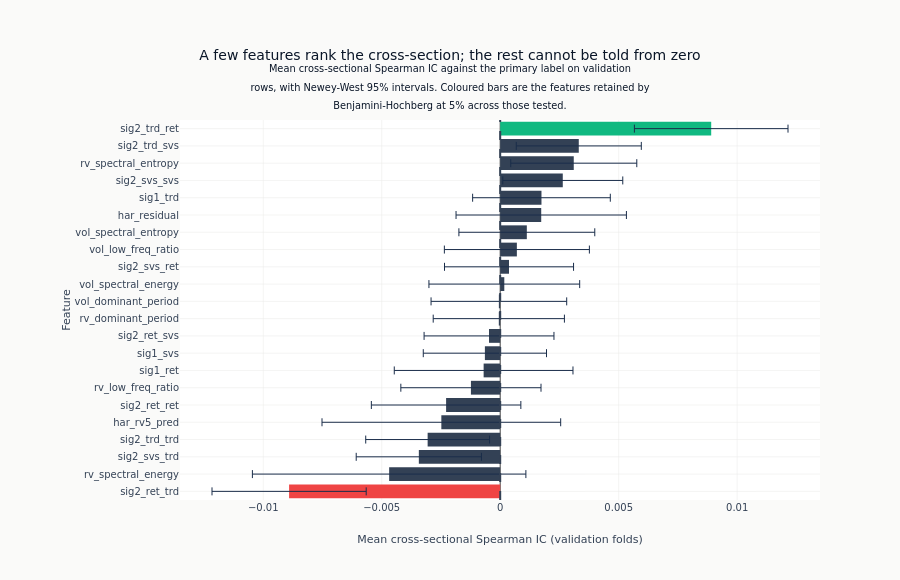

The cell this chart's notebook holds for it:
### Markdown cell above
**Figure F4** draws the screen. Each bar is a feature's mean validation IC with its
Newey-West interval; a bar is coloured when Benjamini-Hochberg retains the feature and left
neutral when it does not. The interval is what stops the ordering from being read as a
result: the features are sorted by point estimate, and most of those estimates cannot be told
apart from zero.

### Code cell
if n_tested > 0:
    plot_ic = hac_df.sort("mean_ic")
    bar_colors = [
        COLORS["positive"]
        if row["fdr_significant"] and row["mean_ic"] > 0
        else COLORS["negative"]
        if row["fdr_significant"]
        else COLORS["neutral"]
        for row in plot_ic.to_dicts()
    ]
    ic_title = (
        "A few features rank the cross-section; the rest cannot be told from zero"
        if n_fdr_sig
        else "No temporal feature ranks the cross-section on its own"
    ) + (
        "<br><sup>Mean cross-sectional Spearman IC against the primary label on validation"
        "<br>rows, with Newey-West 95% intervals. Coloured bars are the features retained by"
        "<br>Benjamini-Hochberg at 5% across those tested.</sup>"
    )
    fig = go.Figure(
        go.Bar(
            x=plot_ic["mean_ic"],
            y=plot_ic["feature"],
            orientation="h",
            marker_color=bar_colors,
            error_x={
                "type": "data",
                "array": (1.96 * plot_ic["hac_se"]).to_list(),
                "color": COLORS["slate"],
                "thickness": 1,
            },
            showlegend=False,
        )
    )
    fig.add_vline(x=0, line_dash="dash", line_color=COLORS["neutral"])
    fig.update_layout(
        title=ic_title,
        xaxis_title="Mean cross-sectional Spearman IC (validation folds)",
        yaxis_title="Feature",
        margin={"l": 180, "t": 120},
        height=580,
    )
    show_plotly_with_alt(
        fig,
        "Horizontal bar chart with one bar per temporal feature, feature names down the left and "
        "mean cross-sectional Spearman IC across the bottom, sorted from the most positive at "
        "the top to the most negative at the bottom. Every bar is short, within one hundredth of "
        "zero, and each carries a Newey-West 95% interval whisker. A dashed rule marks zero; most "
        "whiskers cross it and those bars are left dark slate, while the two features "
        "Benjamini-Hochberg retains are coloured, green for the positive IC at the top and red "
        "for the negative one at the bottom.",
    )
else:
    print("Validation IC chart omitted: too few symbols per timestamp to rank a cross-section.")

### Figure 1 — Plotly figure (JSON) as saved in the notebook; plotly's stock layout.template omitted (floating-point values rounded to 4 significant figures)
{"data": [{"error_x": {"array": [0.003254, 0.005771, 0.002643, 0.002613, 0.005036, 0.003155, 0.002958, 0.003771, 0.0026, 0.002741, 0.002768, 0.002862, 0.003181, 0.002723, 0.00306, 0.002867, 0.003595, 0.002905, 0.002532, 0.00266, 0.002639, 0.003241], "color": "#1a2d4a", "thickness": 1, "type": "data"}, "marker": {"color": ["#ef4444", "#334155", "#334155", "#334155", "#334155", "#334155", "#334155", "#334155", "#334155", "#334155", "#334155", "#334155", "#334155", "#334155", "#334155", "#334155", "#334155", "#334155", "#334155", "#334155", "#334155", "#10b981"]}, "orientation": "h", "showlegend": false, "type": "bar", "x": [-0.008909, -0.004687, -0.003434, -0.003062, -0.002484, -0.002283, -0.001236, -0.0006994, -0.0006462, -0.0004717, -5.872e-05, -5.606e-05, 0.0001732, 0.0003723, 0.0007036, 0.001124, 0.001731, 0.001742, 0.002641, 0.003104, 0.003316, 0.008905], "y": ["sig2_ret_trd", "rv_spectral_energy", "sig2_svs_trd", "sig2_trd_trd", "har_rv5_pred", "sig2_ret_ret", "rv_low_freq_ratio", "sig1_ret", "sig1_svs", "sig2_ret_svs", "rv_dominant_period", "vol_dominant_period", "vol_spectral_energy", "sig2_svs_ret", "vol_low_freq_ratio", "vol_spectral_entropy", "har_residual", "sig1_trd", "sig2_svs_svs", "rv_spectral_entropy", "sig2_trd_svs", "sig2_trd_ret"]}], "layout": {"height": 580, "margin": {"l": 180, "t": 120}, "shapes": [{"line": {"color": "#334155", "dash": "dash"}, "type": "line", "x0": 0, "x1": 0, "xref": "x", "y0": 0, "y1": 1, "yref": "y domain"}], "title": {"text": "A few features rank the cross-section; the rest cannot be told from zero<br><sup>Mean cross-sectional Spearman IC against the primary label on validation<br>rows, with Newey-West 95% intervals. Coloured bars are the features retained by<br>Benjamini-Hochberg at 5% across those tested.</sup>"}, "xaxis": {"title": {"text": "Mean cross-sectional Spearman IC (validation folds)"}}, "yaxis": {"title": {"text": "Feature"}}}}
